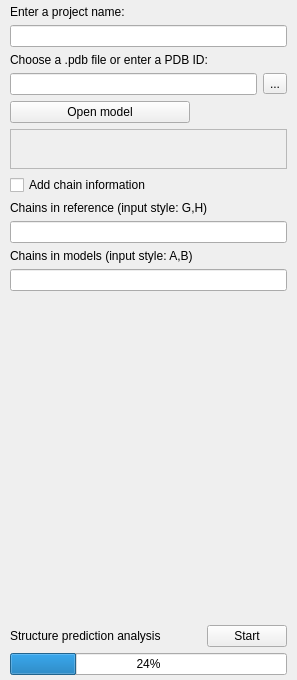
            <widget class="QWidget" name="single_analysis_page">
             <layout class="QVBoxLayout" name="verticalLayout_7">
              <property name="leftMargin">
               <number>10</number>
              </property>
              <property name="topMargin">
               <number>5</number>
              </property>
              <property name="rightMargin">
               <number>10</number>
              </property>
              <property name="bottomMargin">
               <number>5</number>
              </property>
              <item>
               <widget class="QLabel" name="label_19">
                <property name="text">
                 <string>Enter a project name:</string>
                </property>
               </widget>
              </item>
              <item>
               <widget class="QLineEdit" name="txt_analysis_project_name"/>
              </item>
              <item>
               <widget class="QLabel" name="label_20">
                <property name="text">
                 <string>Choose a .pdb file or enter a PDB ID:</string>
                </property>
               </widget>
              </item>
              <item>
               <layout class="QHBoxLayout" name="horizontalLayout_19">
                <item>
                 <widget class="QLineEdit" name="txt_analysis_load_reference"/>
                </item>
                <item>
                 <widget class="QToolButton" name="btn_analysis_load_reference">
                  <property name="text">
                   <string>...</string>
                  </property>
                 </widget>
                </item>
               </layout>
              </item>
              <item>
               <layout class="QHBoxLayout" name="horizontalLayout_4">
                <item>
                 <widget class="QPushButton" name="btn_analysis_load_model">
                  <property name="minimumSize">
                   <size>
                    <width>180</width>
                    <height>0</height>
                   </size>
                  </property>
                  <property name="text">
                   <string>Open model</string>
                  </property>
                 </widget>
                </item>
                <item>
                 <spacer name="horizontalSpacer_2">
                  <property name="orientation">
                   <enum>Qt::Horizontal</enum>
                  </property>
                  <property name="sizeHint" stdset="0">
                   <size>
                    <width>40</width>
                    <height>20</height>
                   </size>
                  </property>
                 </spacer>
                </item>
               </layout>
              </item>
              <item>
               <widget class="QTextEdit" name="txt_analysis_load_model">
                <property name="enabled">
                 <bool>false</bool>
                </property>
                <property name="maximumSize">
                 <size>
                  <width>16777215</width>
                  <height>40</height>
                 </size>
                </property>
               </widget>
              </item>
              <item>
               <widget class="QCheckBox" name="cb_analysis_chain_info">
                <property name="text">
                 <string>Add chain information</string>
                </property>
               </widget>
              </item>
              <item>
               <layout class="QVBoxLayout" name="verticalLayout_6">
                <item>
                 <widget class="QLabel" name="label_5">
                  <property name="text">
                   <string>Chains in reference (input style: G,H)</string>
                  </property>
                 </widget>
                </item>
                <item>
                 <widget class="QLineEdit" name="txt_analysis_chain_ref"/>
                </item>
                <item>
                 <widget class="QLabel" name="label_6">
                  <property name="text">
                   <string>Chains in models (input style: A,B)</string>
                  </property>
                 </widget>
                </item>
                <item>
                 <widget class="QLineEdit" name="txt_analysis_chain_model"/>
                </item>
               </layout>
              </item>
              <item>
               <spacer name="verticalSpacer_3">
                <property name="orientation">
                 <enum>Qt::Vertical</enum>
                </property>
                <property name="sizeHint" stdset="0">
                 <size>
                  <width>20</width>
                  <height>328</height>
                 </size>
                </property>
               </spacer>
              </item>
              <item>
               <layout class="QHBoxLayout" name="horizontalLayout_5">
                <item>
                 <widget class="QLabel" name="label_7">
                  <property name="text">
                   <string>Structure prediction analysis</string>
                  </property>
                 </widget>
                </item>
                <item>
                 <spacer name="horizontalSpacer_3">
                  <property name="orientation">
                   <enum>Qt::Horizontal</enum>
                  </property>
                  <property name="sizeHint" stdset="0">
                   <size>
                    <width>40</width>
                    <height>20</height>
                   </size>
                  </property>
                 </spacer>
                </item>
                <item>
                 <widget class="QPushButton" name="btn_analysis_start">
                  <property name="text">
                   <string>Start</string>
                  </property>
                 </widget>
                </item>
               </layout>
              </item>
              <item>
               <widget class="QProgressBar" name="progress_bar_analysis">
                <property name="value">
                 <number>24</number>
                </property>
               </widget>
              </item>
             </layout>
            </widget>
